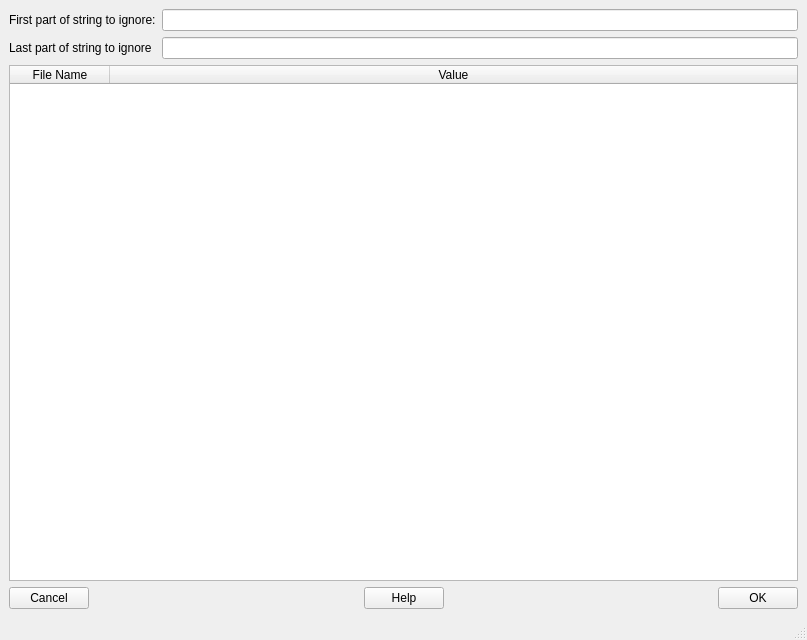
<?xml version="1.0" encoding="UTF-8"?>
<ui version="4.0">
 <class>MainWindow</class>
 <widget class="QMainWindow" name="MainWindow">
  <property name="geometry">
   <rect>
    <x>0</x>
    <y>0</y>
    <width>807</width>
    <height>640</height>
   </rect>
  </property>
  <property name="windowTitle">
   <string>MainWindow</string>
  </property>
  <widget class="QWidget" name="centralwidget">
   <layout class="QVBoxLayout" name="verticalLayout">
    <item>
     <layout class="QGridLayout" name="gridLayout">
      <item row="0" column="0">
       <widget class="QLabel" name="label">
        <property name="text">
         <string>First part of string to ignore:</string>
        </property>
       </widget>
      </item>
      <item row="0" column="1">
       <widget class="QLineEdit" name="first_part_lineEdit"/>
      </item>
      <item row="1" column="0">
       <widget class="QLabel" name="label_2">
        <property name="text">
         <string>Last part of string to ignore</string>
        </property>
       </widget>
      </item>
      <item row="1" column="1">
       <widget class="QLineEdit" name="second_part_lineEdit"/>
      </item>
     </layout>
    </item>
    <item>
     <widget class="QTableWidget" name="tableWidget">
      <property name="contextMenuPolicy">
       <enum>Qt::CustomContextMenu</enum>
      </property>
      <property name="alternatingRowColors">
       <bool>true</bool>
      </property>
      <attribute name="horizontalHeaderStretchLastSection">
       <bool>true</bool>
      </attribute>
      <column>
       <property name="text">
        <string>File Name</string>
       </property>
      </column>
      <column>
       <property name="text">
        <string>Value</string>
       </property>
      </column>
     </widget>
    </item>
    <item>
     <layout class="QHBoxLayout" name="horizontalLayout">
      <item>
       <widget class="QPushButton" name="pushButton_2">
        <property name="text">
         <string>Cancel</string>
        </property>
       </widget>
      </item>
      <item>
       <spacer name="horizontalSpacer">
        <property name="orientation">
         <enum>Qt::Horizontal</enum>
        </property>
        <property name="sizeHint" stdset="0">
         <size>
          <width>40</width>
          <height>20</height>
         </size>
        </property>
       </spacer>
      </item>
      <item>
       <widget class="QPushButton" name="pushButton_3">
        <property name="text">
         <string>Help</string>
        </property>
       </widget>
      </item>
      <item>
       <spacer name="horizontalSpacer_2">
        <property name="orientation">
         <enum>Qt::Horizontal</enum>
        </property>
        <property name="sizeHint" stdset="0">
         <size>
          <width>40</width>
          <height>20</height>
         </size>
        </property>
       </spacer>
      </item>
      <item>
       <widget class="QPushButton" name="pushButton">
        <property name="text">
         <string>OK</string>
        </property>
       </widget>
      </item>
     </layout>
    </item>
   </layout>
  </widget>
  <widget class="QMenuBar" name="menubar">
   <property name="geometry">
    <rect>
     <x>0</x>
     <y>0</y>
     <width>807</width>
     <height>22</height>
    </rect>
   </property>
  </widget>
  <widget class="QStatusBar" name="statusbar"/>
 </widget>
 <resources/>
 <connections>
  <connection>
   <sender>first_part_lineEdit</sender>
   <signal>textChanged(QString)</signal>
   <receiver>MainWindow</receiver>
   <slot>string_format_changed()</slot>
   <hints>
    <hint type="sourcelabel">
     <x>238</x>
     <y>43</y>
    </hint>
    <hint type="destinationlabel">
     <x>343</x>
     <y>89</y>
    </hint>
   </hints>
  </connection>
  <connection>
   <sender>second_part_lineEdit</sender>
   <signal>textChanged(QString)</signal>
   <receiver>MainWindow</receiver>
   <slot>string_format_changed()</slot>
   <hints>
    <hint type="sourcelabel">
     <x>272</x>
     <y>77</y>
    </hint>
    <hint type="destinationlabel">
     <x>311</x>
     <y>597</y>
    </hint>
   </hints>
  </connection>
 </connections>
 <slots>
  <slot>string_format_changed()</slot>
 </slots>
</ui>
